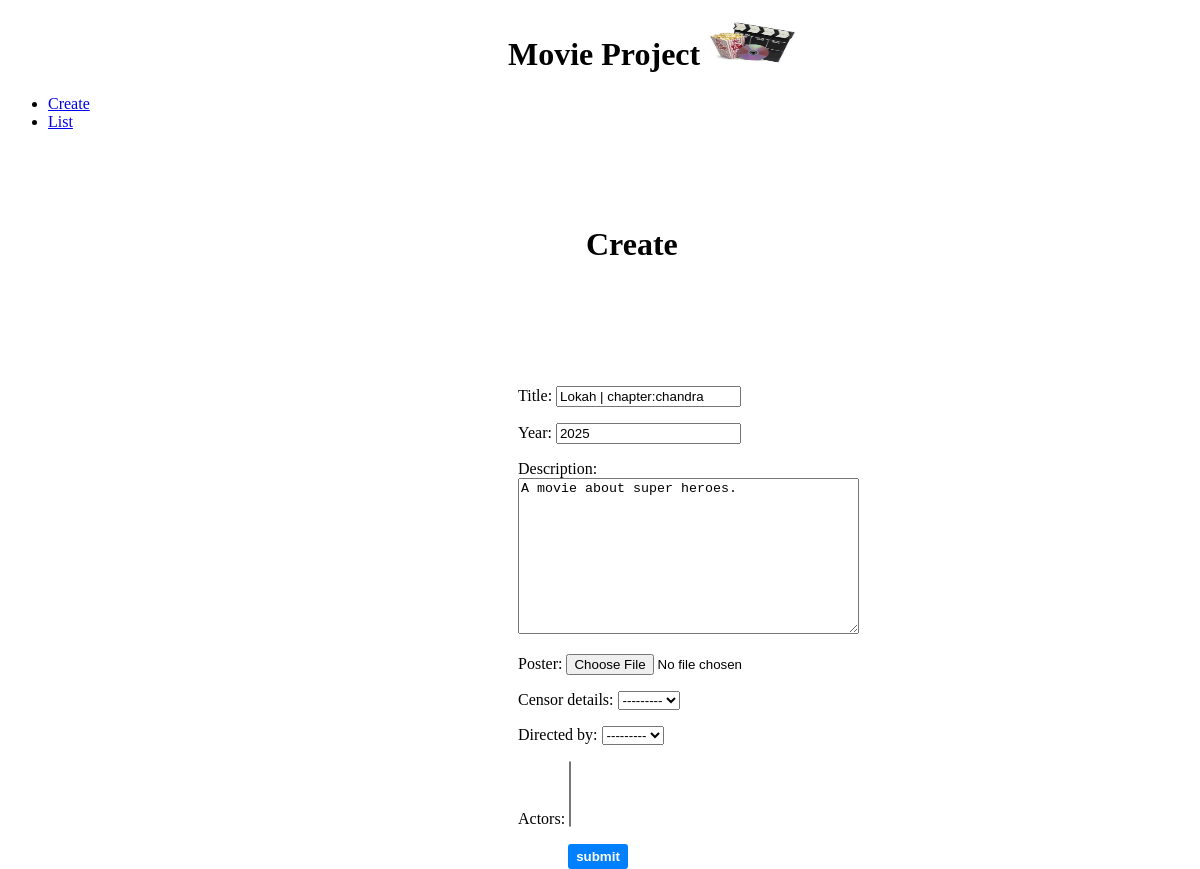
The app's page /edit/11, older data.
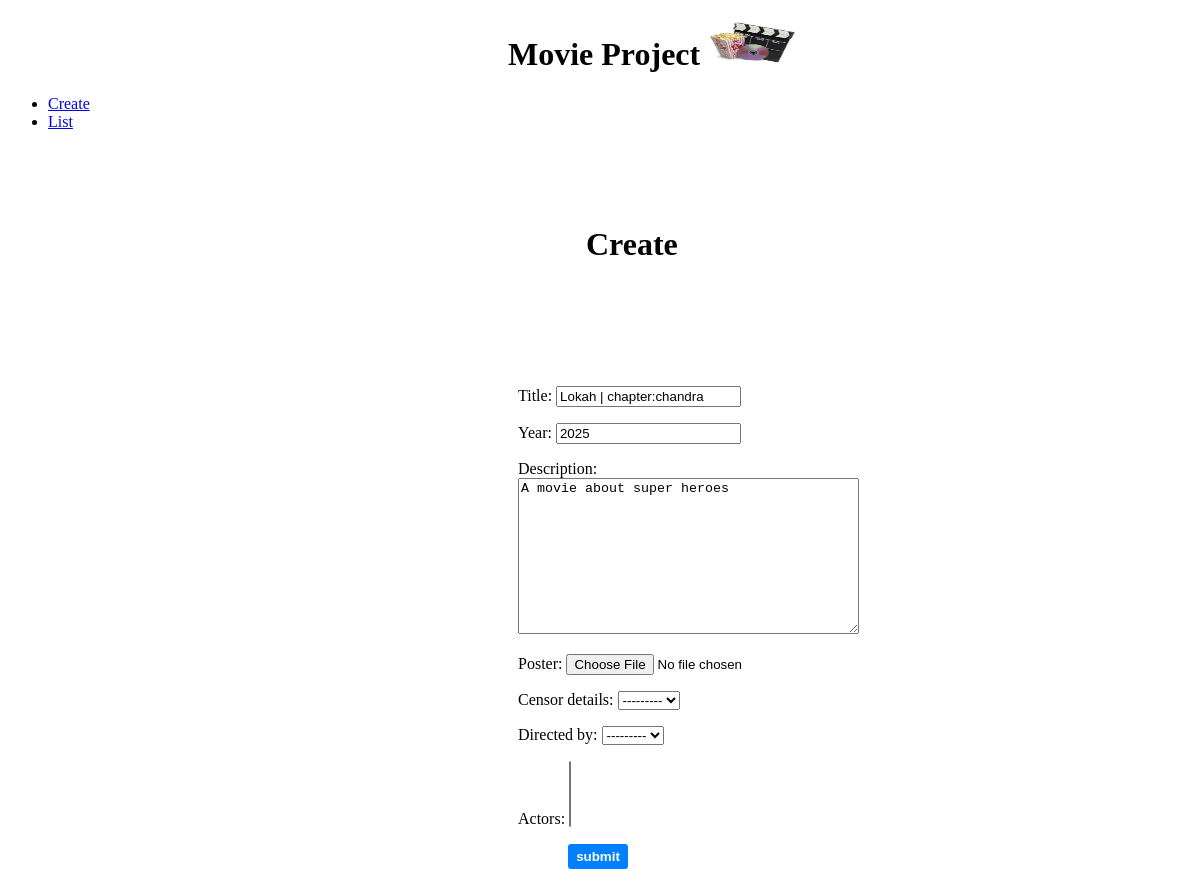
The same page, newer data.
### movies/models.py (models this page shows, shortened)
class MovieInfo(models.Model):
    title=models.CharField(max_length=90)
    year=models.IntegerField(null=True)
    description=models.TextField()
    poster=models.ImageField(upload_to='images/',null=True)
    censor_details=models.OneToOneField(CensorInfo,on_delete=models.SET_NULL,related_name='movie',null=True)
    directed_by=models.ForeignKey(Directors,null=True,on_delete=models.CASCADE,related_name='directed_movies')
    actors=models.ManyToManyField(Actors, related_name='acted_movies')

### movies/views.py (the view)
# urls.py: path('edit/<pk>', views.edit,name='edit'),
def edit(request,pk):
    instance_to_be_edited=MovieInfo.objects.get(pk=pk)
    if request.POST:
          frm=MovieForm(request.POST,instance=instance_to_be_edited)
          if frm.is_valid():
                instance_to_be_edited.save()
    else:
                frm=MovieForm(instance=instance_to_be_edited)
    return render(request,'create.html',{'form':frm})

### movies/forms.py
class MovieForm(ModelForm):
    class Meta:
        model=MovieInfo
        fields='__all__'

### Templates/create.html (shortened to what this page needs)
<!DOCTYPE html>
<html lang="en">
<head>
</head>
<body>
{% extends 'blank_layout.html' %}
    {% block content %}
      <h1 class="title-common">Create</h1>
    <div class="form-enter">
      <form class="form" method="post" enctype="multipart/form-data">
        {{ form.as_p }}
        <button type="submit" class="btn">submit</button>
      </form>
    </div>
    {% endblock content %}

Row changes from the older to the newer data that the page shows:
changed MovieInfo "Lokah | chapter:chandra": description "A movie about super heroes." → "A movie about super heroes"
